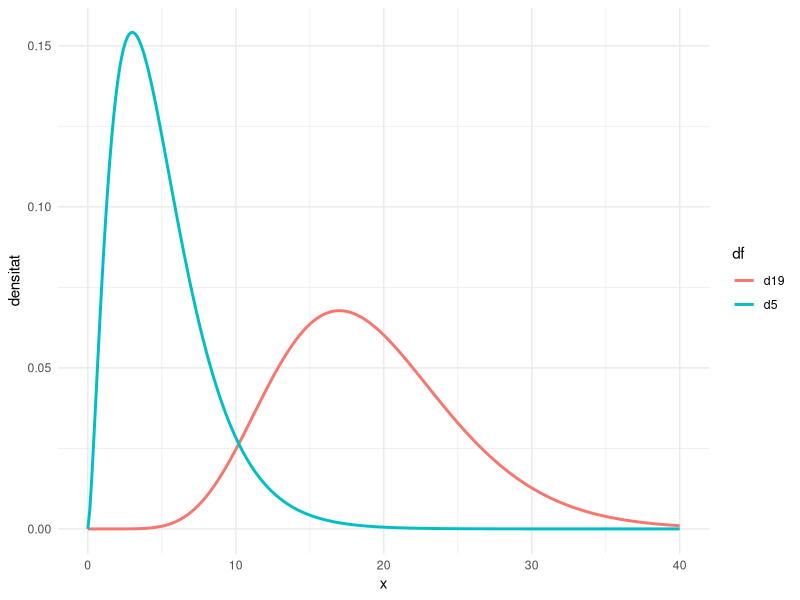

Recreate this plot in R.
## ---- chunk 1
#| include: false
library(tidyverse)
set.seed(2026)
## ---- chunk 2
tibble(x = seq(0, 40, length.out = 300)) |>
  mutate(d5 = dchisq(x, 5), d19 = dchisq(x, 19)) |>
  pivot_longer(-x, names_to = "df", values_to = "densitat") |>
  ggplot(aes(x, densitat, color = df)) + geom_line(linewidth=1) + theme_minimal()
## ---- chunk 3
n <- 20; s <- 1.6; alpha <- 0.05
qmin <- qchisq(alpha/2, df = n-1)
qmax <- qchisq(1-alpha/2, df = n-1)
ic_var <- c((n-1)*s^2/qmax, (n-1)*s^2/qmin)
ic_var
sqrt(ic_var)
## ---- chunk 4
n <- 40; s <- 18
ic_var <- c(
  (n-1)*s^2/qchisq(.975, n-1),
  (n-1)*s^2/qchisq(.025, n-1)
)
sqrt(ic_var)
## ---- chunk 5
calcula_ic_sigma <- function(n, s, alpha = 0.05) {
  ic_var <- c((n-1)*s^2/qchisq(1-alpha/2, n-1), (n-1)*s^2/qchisq(alpha/2, n-1))
  sqrt(ic_var)
}
calcula_ic_sigma(40, 18)
calcula_ic_sigma(200, 18)
## ---- chunk 6
x <- 37; n <- 1000
phat <- x/n
z <- qnorm(.975)
phat + c(-1,1)*z*sqrt(phat*(1-phat)/n)
prop.test(x, n, correct = FALSE)$conf.int
binom.test(x, n)$conf.int
## ---- chunk 7
x <- 83; n <- 10000
prop.test(x, n, correct = FALSE)$conf.int
binom.test(x, n)$conf.int
## ---- chunk 8
x <- 1; n <- 20; phat <- x / n
z <- qnorm(0.975)
c(normal_lo = max(0, phat - z*sqrt(phat*(1-phat)/n)),
  normal_hi = phat + z*sqrt(phat*(1-phat)/n))
binom.test(x, n)$conf.int
